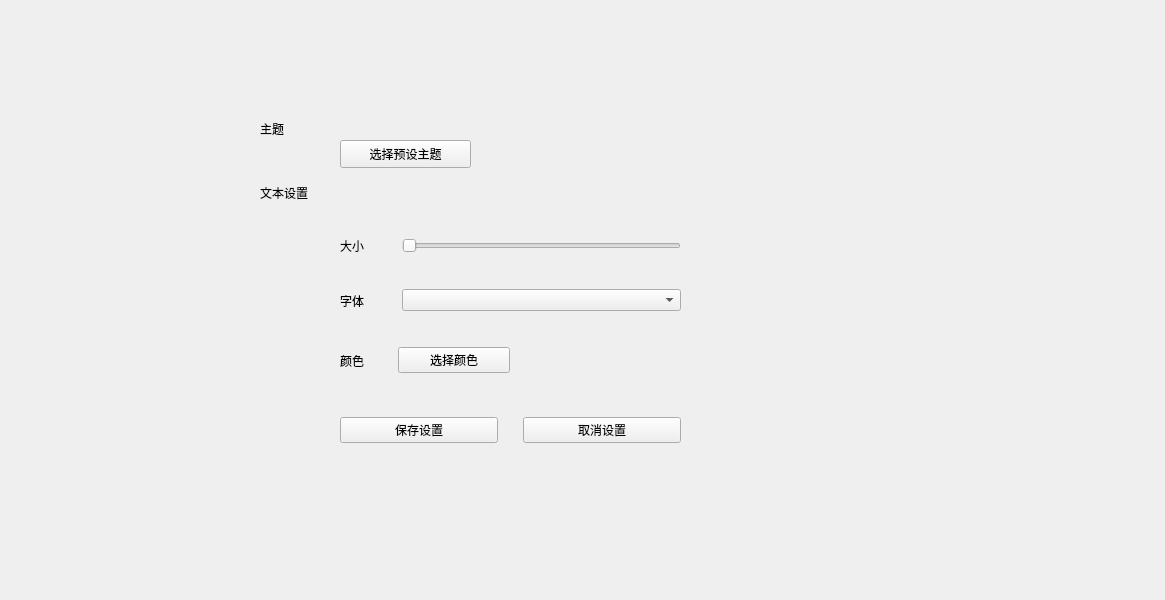
<?xml version="1.0" encoding="UTF-8"?>
<ui version="4.0">
 <class>Settings</class>
 <widget class="QWidget" name="Settings">
  <property name="geometry">
   <rect>
    <x>0</x>
    <y>0</y>
    <width>1165</width>
    <height>600</height>
   </rect>
  </property>
  <property name="windowTitle">
   <string>Form</string>
  </property>
  <widget class="QWidget" name="verticalLayoutWidget">
   <property name="geometry">
    <rect>
     <x>260</x>
     <y>100</y>
     <width>101</width>
     <height>121</height>
    </rect>
   </property>
   <layout class="QVBoxLayout" name="verticalLayout">
    <item>
     <widget class="QLabel" name="label">
      <property name="text">
       <string>主题</string>
      </property>
     </widget>
    </item>
    <item>
     <widget class="QLabel" name="textsettings_lb">
      <property name="text">
       <string>文本设置</string>
      </property>
     </widget>
    </item>
   </layout>
  </widget>
  <widget class="QWidget" name="horizontalLayoutWidget_2">
   <property name="geometry">
    <rect>
     <x>340</x>
     <y>220</y>
     <width>341</width>
     <height>51</height>
    </rect>
   </property>
   <layout class="QHBoxLayout" name="size_layout" stretch="2,10">
    <item>
     <widget class="QLabel" name="size_lb">
      <property name="text">
       <string>大小</string>
      </property>
     </widget>
    </item>
    <item>
     <widget class="QSlider" name="size_slider">
      <property name="orientation">
       <enum>Qt::Horizontal</enum>
      </property>
     </widget>
    </item>
   </layout>
  </widget>
  <widget class="QWidget" name="horizontalLayoutWidget">
   <property name="geometry">
    <rect>
     <x>340</x>
     <y>270</y>
     <width>341</width>
     <height>61</height>
    </rect>
   </property>
   <layout class="QHBoxLayout" name="font_layout" stretch="2,10">
    <item>
     <widget class="QLabel" name="font_label">
      <property name="text">
       <string>字体</string>
      </property>
     </widget>
    </item>
    <item>
     <widget class="QComboBox" name="font_cb"/>
    </item>
   </layout>
  </widget>
  <widget class="QWidget" name="horizontalLayoutWidget_3">
   <property name="geometry">
    <rect>
     <x>340</x>
     <y>400</y>
     <width>341</width>
     <height>61</height>
    </rect>
   </property>
   <layout class="QHBoxLayout" name="buttons_layout">
    <property name="spacing">
     <number>25</number>
    </property>
    <item>
     <widget class="QPushButton" name="save_btn">
      <property name="text">
       <string>保存设置</string>
      </property>
     </widget>
    </item>
    <item>
     <widget class="QPushButton" name="cancel_btn">
      <property name="text">
       <string>取消设置</string>
      </property>
     </widget>
    </item>
   </layout>
  </widget>
  <widget class="QWidget" name="horizontalLayoutWidget_4">
   <property name="geometry">
    <rect>
     <x>340</x>
     <y>330</y>
     <width>341</width>
     <height>61</height>
    </rect>
   </property>
   <layout class="QHBoxLayout" name="color_layout" stretch="1,4,5">
    <property name="spacing">
     <number>30</number>
    </property>
    <item>
     <widget class="QLabel" name="color_lb">
      <property name="text">
       <string>颜色</string>
      </property>
     </widget>
    </item>
    <item>
     <widget class="QPushButton" name="choosecol_btn">
      <property name="text">
       <string>选择颜色</string>
      </property>
     </widget>
    </item>
    <item>
     <widget class="QLabel" name="empty">
      <property name="text">
       <string/>
      </property>
     </widget>
    </item>
   </layout>
  </widget>
  <widget class="QPushButton" name="choosethemebtn">
   <property name="geometry">
    <rect>
     <x>340</x>
     <y>140</y>
     <width>131</width>
     <height>28</height>
    </rect>
   </property>
   <property name="text">
    <string>选择预设主题</string>
   </property>
  </widget>
 </widget>
 <resources/>
 <connections>
  <connection>
   <sender>save_btn</sender>
   <signal>clicked()</signal>
   <receiver>Settings</receiver>
   <slot>toPeosonInfo()</slot>
   <hints>
    <hint type="sourcelabel">
     <x>412</x>
     <y>427</y>
    </hint>
    <hint type="destinationlabel">
     <x>469</x>
     <y>535</y>
    </hint>
   </hints>
  </connection>
  <connection>
   <sender>cancel_btn</sender>
   <signal>clicked()</signal>
   <receiver>Settings</receiver>
   <slot>close()</slot>
   <hints>
    <hint type="sourcelabel">
     <x>624</x>
     <y>433</y>
    </hint>
    <hint type="destinationlabel">
     <x>746</x>
     <y>512</y>
    </hint>
   </hints>
  </connection>
 </connections>
 <slots>
  <slot>chooseTheme()</slot>
  <slot>chooseFontColor()</slot>
  <slot>toPeosonInfo()</slot>
  <slot>chooseFontSize()</slot>
  <slot>chooseFontType()</slot>
 </slots>
</ui>
